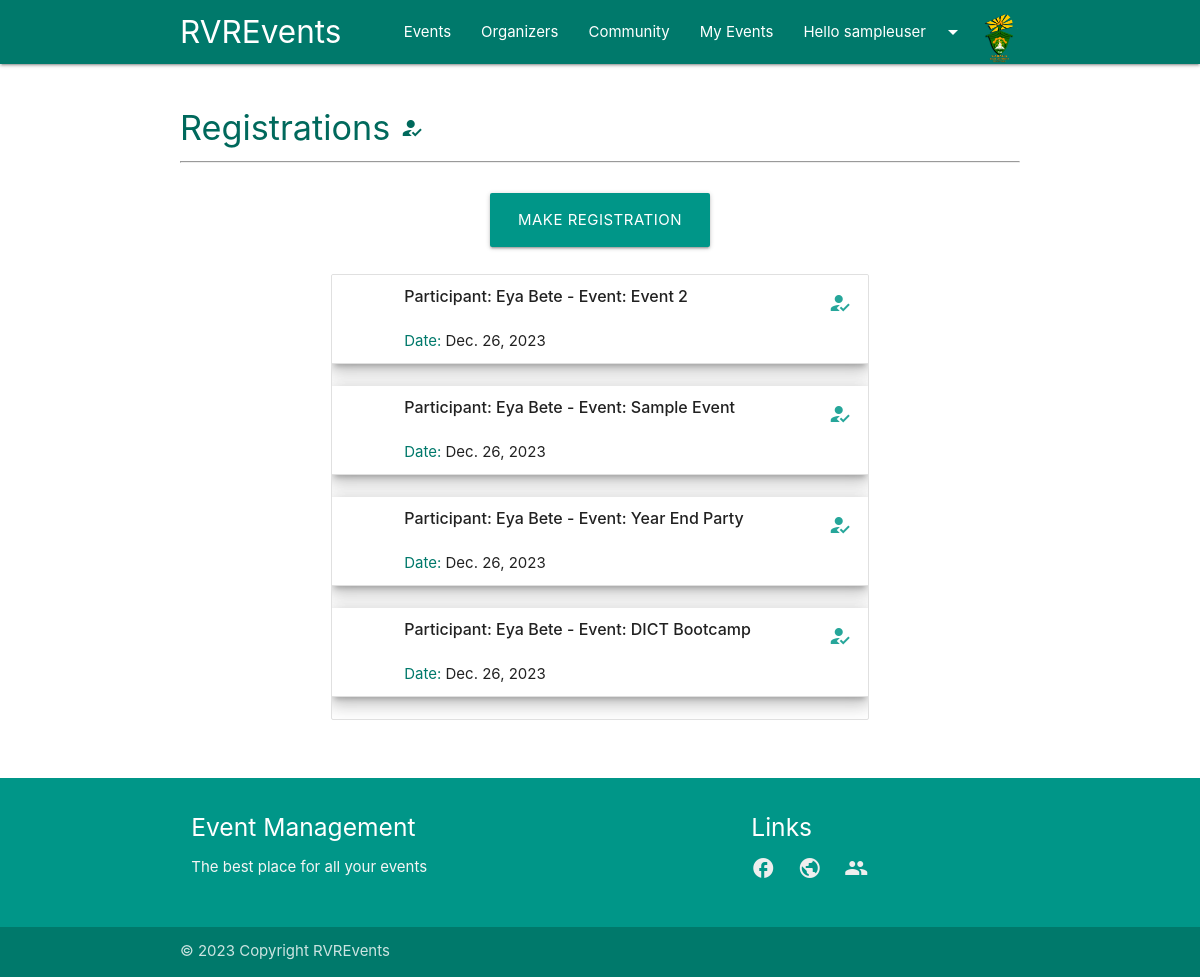
/registrations/ (signed in), run on an earlier commit of the app's database.
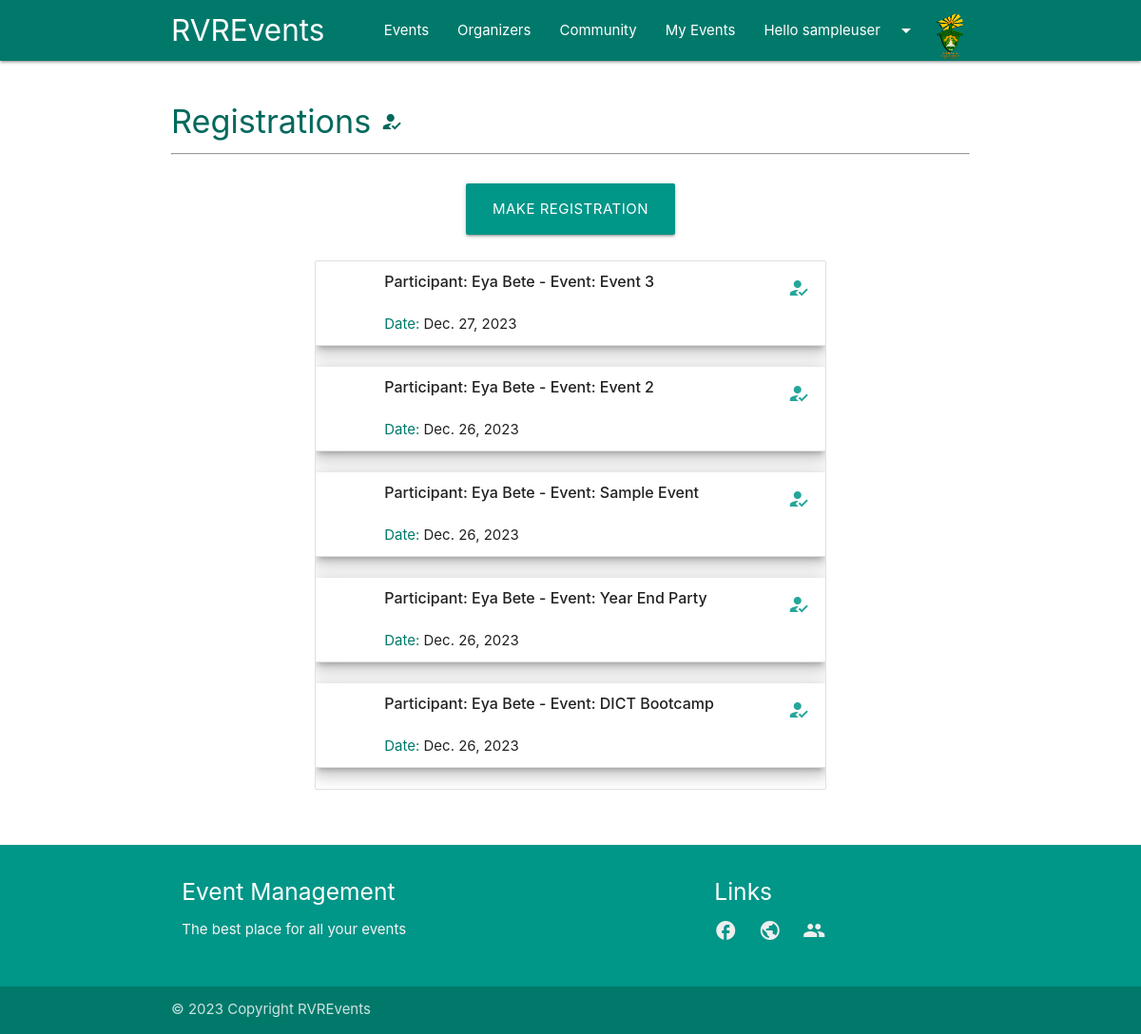
And on a later commit of the database.
### ems/models.py (models this page shows, shortened)
class Registration(models.Model):
    participant = models.ForeignKey(Participant, on_delete=models.CASCADE)
    event = models.ForeignKey(Event, on_delete=models.CASCADE)
    reg_date = models.DateField(auto_now_add=True)

class Participant(models.Model):
    GENDER = [
        ('Male', 'Male'),
        ('Female', 'Female'),
        ('Other', 'Other')
    ]
    user = models.OneToOneField(User, null=True, blank=True, on_delete=models.CASCADE)
    name = models.CharField(max_length=200, null=True)
    gender = models.CharField(max_length=100, choices=GENDER, null=True)
    profile_pic = models.ImageField(null=True, blank=True, default="profile_1.png")
    dob = models.DateField(null=True)
    joined_date = models.DateField(auto_now_add=True)

class Event(models.Model):
    CATEGORIES = [
        ('Conference', 'Conference'),
        ('Party', 'Party'),
        ('Seminar', 'Seminar'),
        ('Concert', 'Concert'),
    ]
    name = models.CharField(max_length=200)
    organiser = models.ForeignKey(Organiser, null=True, on_delete=models.CASCADE)
    description = models.TextField(max_length=500, null=True)
    category = models.CharField(max_length=200, choices=CATEGORIES)
    event_date = models.DateField()
    created_dated = models.DateField(auto_now_add=True)

### ems/views.py (the view)
# urls.py: path('registrations/', views.registrations, name='registrations'),
@login_required(login_url='login')
def registrations(request):
    registrations = Registration.objects.all().order_by('-id')
    context = {
        'registrations': registrations
    }
    return render(request, 'ems/render/registrations.html', context)

### ems/templatetags/auth_extras.py (called while the page is built)
@register.filter(name='has_group')
def has_group(user, group_name):
    group = Group.objects.get(name=group_name)
    return True if group in user.groups.all() else False

### ems/templates/ems/render/registrations.html
{% extends 'ems/main.html' %}
{% load static %}
{% load auth_extras %}
{% block content %}
<div class="container users-section">
    <br>
    <h4 class="teal-text text-darken-3">Registrations <i class="material-icons">how_to_reg</i></h4>
    <hr>
    <br>
    <div class="row">
        {% if request.user|has_group:"admin" or request.user|has_group:"participant" %}
        <div class="row center">
            <a href="{% url 'create_registration' request.user.participant.id %}" class="btn btn-large teal">Make Registration</a>
        </div>
        {% endif %}
        <div class="col m8 offset-m2">
            <ul class="collection">
                {% for registration in registrations %}
                <li class="collection-item avatar z-depth-3">
                    <span class="title"><strong>Participant: {{ registration.participant.name }} - Event: {{registration.event.name}} </strong></span>
                    <p><br><span class="teal-text text-darken-2">Date: </span>{{ registration.reg_date }}<br>
                    </p>
                    <a href="#!" class="secondary-content"><i class="material-icons">how_to_reg</i></a>
                </li>
                <br>
                {% endfor %}
            </ul>
        </div>
    </div>
    <br>
</div>
{% endblock %}

What changed in the data, as far as the page shows it:
added Registration: participant.name "Eya Bete", event.name "Event 3", reg_date "Dec. 27, 2023"
